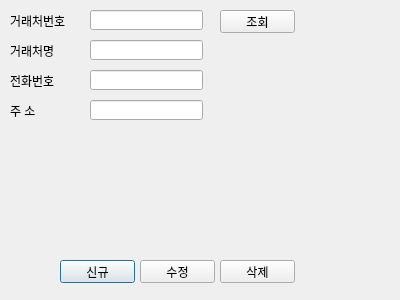
<?xml version="1.0" encoding="UTF-8"?>
<ui version="4.0">
 <class>Dialog</class>
 <widget class="QDialog" name="Dialog">
  <property name="geometry">
   <rect>
    <x>0</x>
    <y>0</y>
    <width>400</width>
    <height>300</height>
   </rect>
  </property>
  <property name="windowTitle">
   <string>거래처관리</string>
  </property>
  <widget class="QLabel" name="label_1">
   <property name="geometry">
    <rect>
     <x>10</x>
     <y>10</y>
     <width>81</width>
     <height>21</height>
    </rect>
   </property>
   <property name="text">
    <string>거래처번호</string>
   </property>
  </widget>
  <widget class="QLineEdit" name="lineEdit_1">
   <property name="geometry">
    <rect>
     <x>90</x>
     <y>10</y>
     <width>113</width>
     <height>20</height>
    </rect>
   </property>
  </widget>
  <widget class="QLabel" name="label_2">
   <property name="geometry">
    <rect>
     <x>10</x>
     <y>40</y>
     <width>81</width>
     <height>21</height>
    </rect>
   </property>
   <property name="text">
    <string>거래처명</string>
   </property>
  </widget>
  <widget class="QLabel" name="label_3">
   <property name="geometry">
    <rect>
     <x>10</x>
     <y>70</y>
     <width>81</width>
     <height>21</height>
    </rect>
   </property>
   <property name="text">
    <string>전화번호</string>
   </property>
  </widget>
  <widget class="QLabel" name="label_4">
   <property name="geometry">
    <rect>
     <x>10</x>
     <y>100</y>
     <width>81</width>
     <height>21</height>
    </rect>
   </property>
   <property name="text">
    <string>주 소</string>
   </property>
  </widget>
  <widget class="QLineEdit" name="lineEdit_2">
   <property name="geometry">
    <rect>
     <x>90</x>
     <y>40</y>
     <width>113</width>
     <height>20</height>
    </rect>
   </property>
  </widget>
  <widget class="QLineEdit" name="lineEdit_3">
   <property name="geometry">
    <rect>
     <x>90</x>
     <y>70</y>
     <width>113</width>
     <height>20</height>
    </rect>
   </property>
  </widget>
  <widget class="QLineEdit" name="lineEdit_4">
   <property name="geometry">
    <rect>
     <x>90</x>
     <y>100</y>
     <width>113</width>
     <height>20</height>
    </rect>
   </property>
  </widget>
  <widget class="QPushButton" name="pushButton">
   <property name="geometry">
    <rect>
     <x>60</x>
     <y>260</y>
     <width>75</width>
     <height>23</height>
    </rect>
   </property>
   <property name="text">
    <string>신규</string>
   </property>
  </widget>
  <widget class="QPushButton" name="pushButton_2">
   <property name="geometry">
    <rect>
     <x>140</x>
     <y>260</y>
     <width>75</width>
     <height>23</height>
    </rect>
   </property>
   <property name="text">
    <string>수정</string>
   </property>
  </widget>
  <widget class="QPushButton" name="pushButton_3">
   <property name="geometry">
    <rect>
     <x>220</x>
     <y>260</y>
     <width>75</width>
     <height>23</height>
    </rect>
   </property>
   <property name="text">
    <string>삭제</string>
   </property>
  </widget>
  <widget class="QPushButton" name="pushButton_4">
   <property name="geometry">
    <rect>
     <x>220</x>
     <y>10</y>
     <width>75</width>
     <height>23</height>
    </rect>
   </property>
   <property name="text">
    <string>조회</string>
   </property>
  </widget>
 </widget>
 <resources/>
 <connections/>
</ui>
